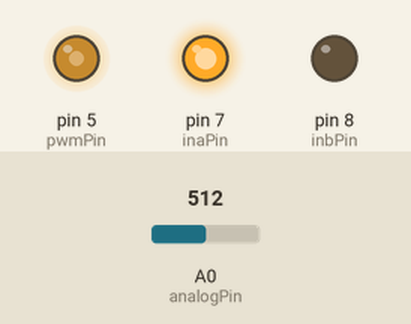
Bench run of a sketch on a simulated Arduino Uno, built with avr-gcc and run on an emulated ATmega328P. On the bench: output pins drawn as LEDs (lit = HIGH). Inputs (shaded band) come from the test bench; at power-on: A0 (analogPin) = 512.

Above: at 1.2 s.
1.3 s: A0 (analogPin) set to 716
At 1.7 s:
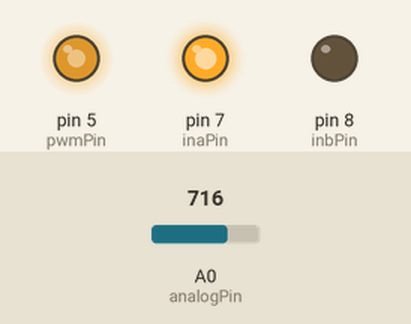
2.8 s: A0 (analogPin) set to 900
At 4.0 s:
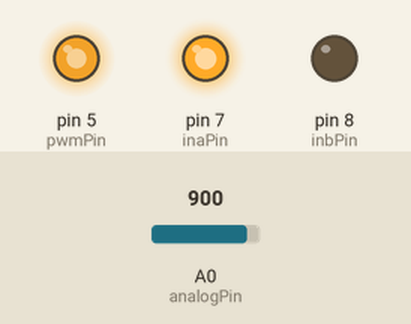
4.3 s: A0 (analogPin) set to 122
At 5.2 s:
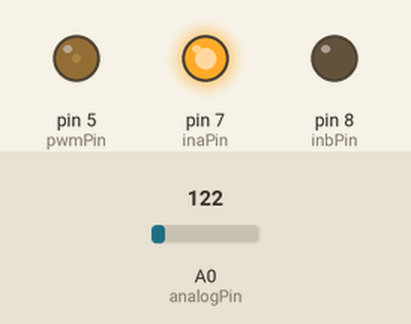
5.8 s: A0 (analogPin) set to 0
At 6.4 s:
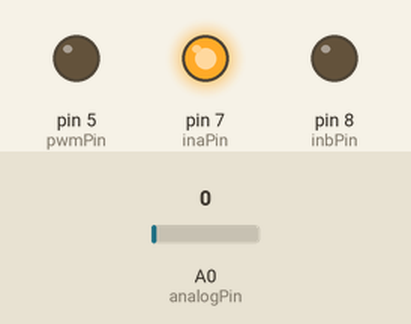
Timing chart, 0 to 8.3 s (numbered marks = the images above; inputs shaded):
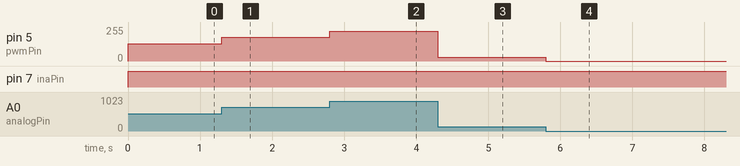

The sketch:

_3_monster_moto.ino
```cpp
int pwmPin = 5;
int inaPin = 7;
int inbPin = 8;
int analogPin = 0;   // potentiometer connected to analog pin 3
int val = 0;         // variable to store the read value

void setup()
{
  pinMode(pwmPin, OUTPUT);   // sets the pin as output
  pinMode(inaPin, OUTPUT);   // sets the pin as output
  pinMode(inbPin, OUTPUT);   // sets the pin as output
}

void loop()
{
  val = analogRead(analogPin);   // read the input pin
  digitalWrite(inaPin, HIGH);
  digitalWrite(inbPin, LOW);
  analogWrite(pwmPin, val / 4);  // analogRead values go from 0 to 1023, analogWrite values from 0 to 255
}
```

Measured:
- after the input at 1.3 s, pin 5 (pwmPin): 128/255 → 179/255 at once
- after the input at 2.8 s, pin 5 (pwmPin): 179/255 → 225/255 at once
- after the input at 4.3 s, pin 5 (pwmPin): 225/255 → 30/255 at once
- after the input at 5.8 s, pin 5 (pwmPin): 30/255 → 0/255 at once
